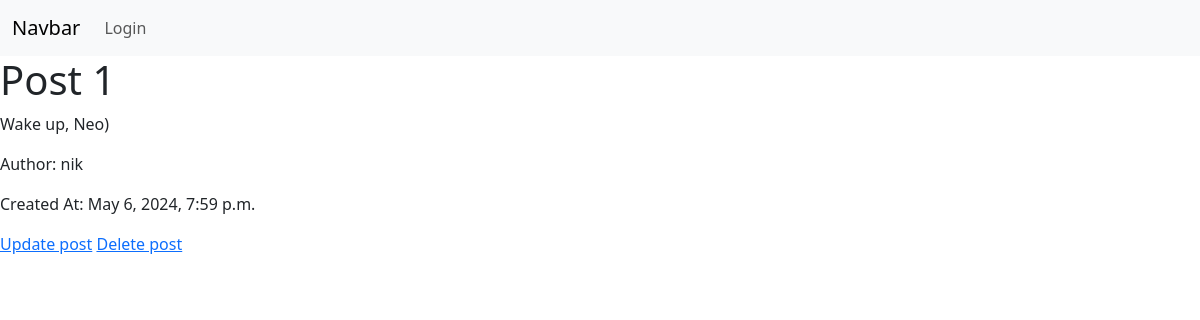
The app's page /5/ with its own data.
### app/models.py (models this page shows, shortened)
class Post(models.Model):
    title = models.CharField(max_length=200)
    content = models.TextField()
    author = models.ForeignKey(User, on_delete=models.CASCADE)
    created_at = models.DateTimeField(auto_now_add=True)

### app/views.py (the view)
# urls.py: path('<int:post_id>/', post_detail, name='post_detail'),
def post_detail(request, post_id):
    post = get_object_or_404(Post, pk=post_id)
    return render(request, 'app/post_detail.html', {'post': post})

### app/templates/app/post_detail.html (shortened to what this page needs)
{% extends "app/base.html" %}
{% block content %}
<div class="main">
    <h1>{{ post.title }}</h1>
    <p>{{ post.content }}</p>
    <p>Author: {{ post.author }}</p>
    <p>Created At: {{ post.created_at }}</p>
    <a href="{% url "edit_post" post.id %}">Update post</a>
    <a href="{% url "delete_post" post.id %}">Delete post</a>
</div>
{% endblock content %}

### records on screen
Post: title "Post 1", content "Wake up, Neo)", author "nik", created_at "May 6, 2024, 7:59 p.m."
